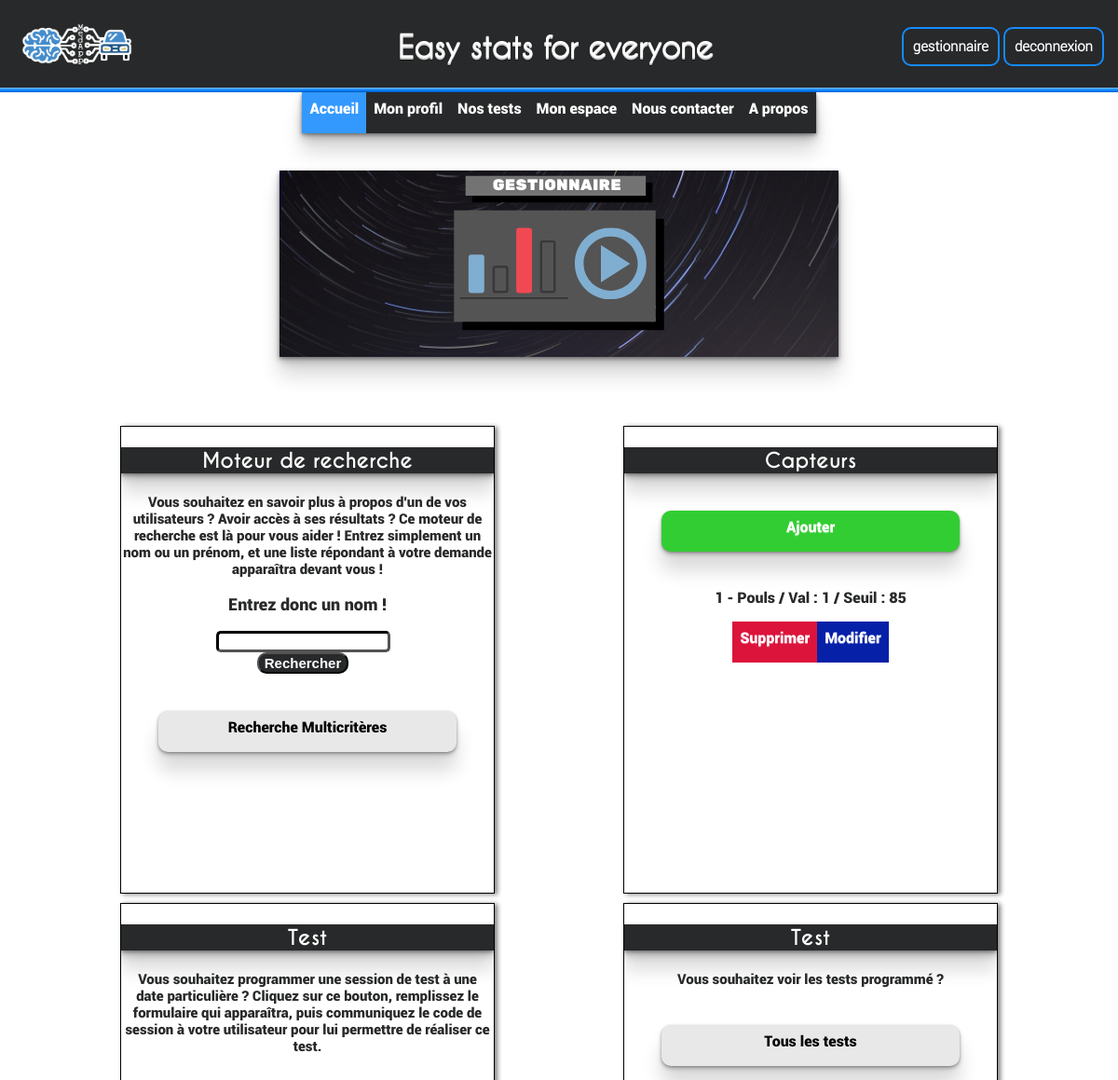
/page_gestionnaire.php (signed in, upper part), run on an earlier commit of the app's database.
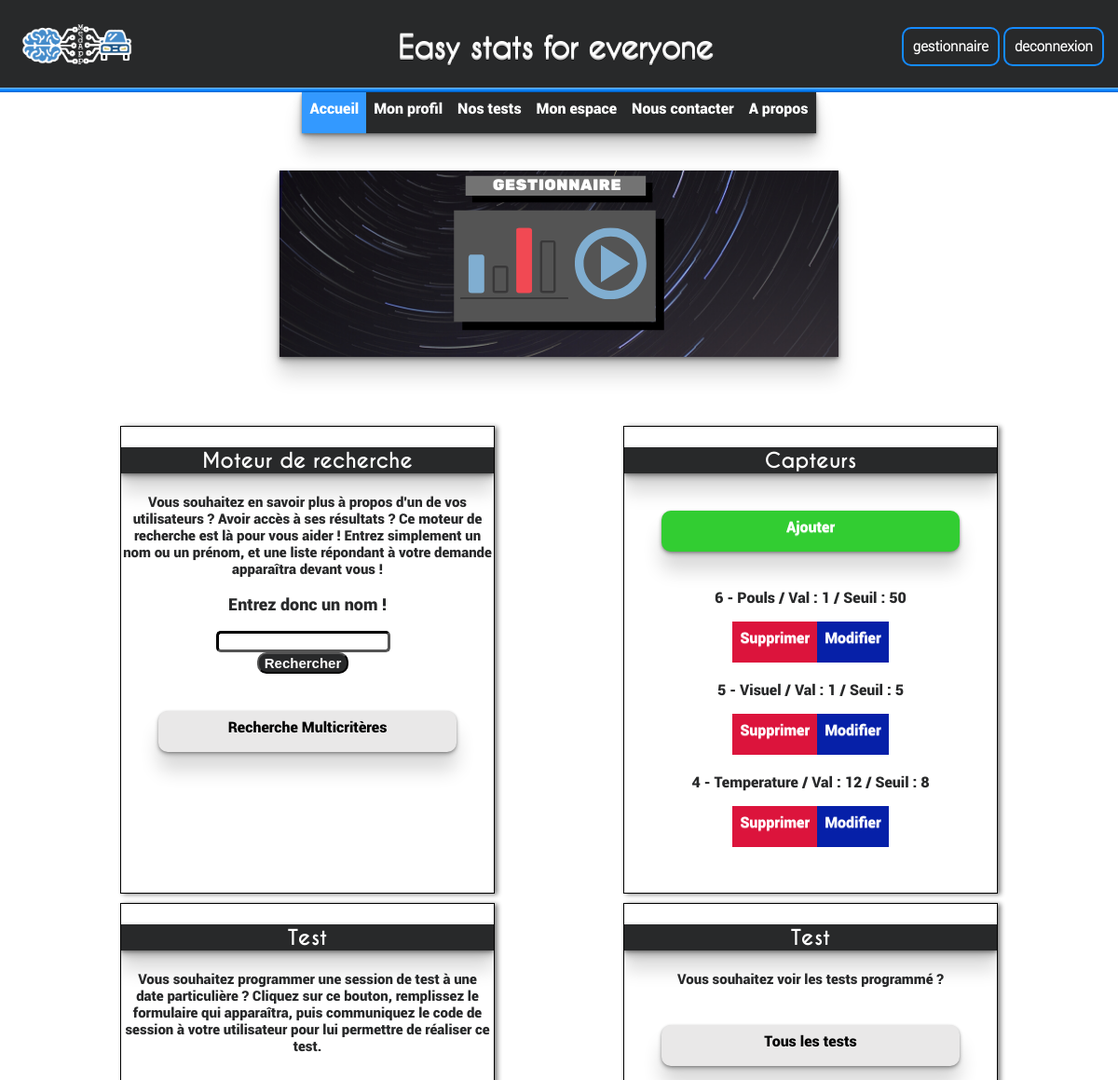
And on a later commit of the database.
### tables this page shows
CREATE TABLE IF NOT EXISTS `capteur` (
  `idCapteur` int(11) NOT NULL AUTO_INCREMENT,
  `Type` varchar(100) NOT NULL,
  `Valeur` double NOT NULL,
  `seuil` double NOT NULL,
  `Date` date DEFAULT NULL,
  `idBoitier` int(11) NOT NULL,
  PRIMARY KEY (`idCapteur`),
  KEY `idBoitier` (`idBoitier`)
);

### page_gestionnaire.php (called while the page is built, shortened)
<?php
include_once("includes/AccesBase.php");
$idBoit = $_SESSION['idBoitier'];
$capteurs = $db->query("SELECT * FROM capteur WHERE idBoitier='$idBoit'ORDER BY idCapteur DESC");
include_once('Vues/page_gestionnaire.vue.php');
?>

### includes/header.php (called while the page is built, shortened)
<?php
include_once('Vues/header.vue.php');
?>

### includes/footer.php (called while the page is built)
<?php
include_once('Vues/footer.vue.php');
?>

### Vues/page_gestionnaire.vue.php (the view, shortened to what this page needs)
<!DOCTYPE HTML>
<html>
  <head>
	<link rel="stylesheet" type="text/css" href="design/page_gestionnaire.css">
  </head>
  <body>
    <header><?php include_once('includes/header.php'); ?></header>
    <div id = "main">
      <div align="center">
        <img class="bannière" src="ressources/page_gestionnaire.png" alt="Alt text"/>
      </div>
      <div class="options">
        <div class="catégorie">
          <p class="titre_catég"> Moteur de recherche </p>
          <p class="intro"> Vous souhaitez en savoir plus à propos d'un de vos utilisateurs ? Avoir accès à ses résultats ? Ce moteur de
          recherche est là pour vous aider ! Entrez simplement un nom ou un prénom, et une liste répondant à votre demande apparaîtra devant vous ! </p>
          <center>
            <p class="titre_search"> Entrez donc un nom ! </p>
            <section class="moteur_recherche">
              <div class="recherche">
                <form method="post" action="resultat_recherche.php">
                    <input type="text" name="keywords" class="champ_saisie"><br/>
                    <input type="submit" value="Rechercher" class="bouton_recherche">
                </form>
              </div>
            </section>
          </center>
          <a class="création_test" href="rechercheMulticriteres.php">Recherche Multicritères</a>
        </div>
        <div class="catégorie">
          <p class="titre_catég"> Capteurs </p>
            <a class="Add_cap" href="add_capteur.php">Ajouter</a>
            <?php while($c = $capteurs->fetch()){ ?>
              <p class="capteur"><?= $c['idCapteur'] ?> - <?= $c['Type'] ?> / Val : <?=$c['Valeur'] ?>
              / Seuil :  <?= $c['seuil'] ?></p>
          <ul class="Actions">
            <li class="Del_cap"><a href="page_gestionnaire.php?delete_cap=<?= $c['idCapteur']?>" onclick="return confirm('Etes-vous sûr de vouloir effectuer la suppresion ?');">Supprimer</a></li>
            <li class="Modif_cap"><a href="page_capteur.php?modif_cap=<?= $c['idCapteur']?>">Modifier</a> </li>
          </ul>
          <?php } ?>
        </div>
        <div class="catégorie">
          <p class="titre_catég"> Test </p>
          <p class="intro"> Vous souhaitez programmer une session de test à une date particulière ? Cliquez sur ce bouton, remplissez le formulaire
          qui apparaîtra, puis communiquez le code de session à votre utilisateur pour lui permettre de réaliser ce test. </p>
        </div>
        <div class="catégorie">
          <p class="titre_catég"> Test </p>
          <p class="intro"> Vous souhaitez voir les tests programmé ?</p>
          <a class="création_test" href="affichageTest.php">Tous les tests</a>
        </div>
      </div>
    </div>
    <footer><?php include_once('includes/footer.php'); ?></footer>
  </body>
</html>

### Vues/header.vue.php
<link rel="stylesheet" type="text/css" href="design/header.css">
<div class="top_header">
	<a href="index.php"><img class="logo" src="ressources/logo_provisoire.png"></a>
	<div class="center">
		<div class="h_title" >
		  <div>
		    <h1 class="slogan"> Easy stats for everyone </h1>
		  </div>
		</div>
	</div>
	<div class = "co_ins">
	  <ul>
	       <?php
            if (empty($_SESSION['login'])){
              echo '<a class="at_coins" href="connexion.php">Connexion </a>
                    <a class="at_coins" href="Inscription.php">Inscription</a>';
            }
            else{
                echo '<a class="at_coins" href="Profil.php">'.$_SESSION['login'].'</a>
                      <a class="at_coins" href="deconnex.php">deconnexion</a>';
            }
            ?>
	  </ul>
	</div>
</div>
<div class="low_header">
	<ul class="menu">
	  <li class="limenu"><a class="title_menu" href="index.php">Accueil</a></li>
	  <li class="limenu"><a href="Profil.php">Mon profil</a></li>
	  <li class="limenu"><a href="session_test.php">Nos tests</a></li>
	  <li class="limenu"><a href="monEspace.php">Mon espace</a></li>
	  <?php if(!empty($_SESSION)) {
	  			if($_SESSION['Type']=='Utilisateur'){
	  	?>
	  <li class="limenu"><a href="participerTest.php">Participer à un test</a></li>
	  <?php } else{?><li class="limenu"><a href="FAQ.php#ancre_contact">Nous contacter</a></li>
	 	<?php } } else {?><li class="limenu"><a href="FAQ.php#ancre_contact">Nous contacter</a></li>
		<?php }?>
	  <li class="limenu"><a href="FAQ.php#ancre_propos">A propos</a></li>
	</ul>
</div>

### Vues/footer.vue.php (shortened to what this page needs)
<link rel="stylesheet" type="text/css" href="design/footer.css">

### design/page_gestionnaire.css (style rules this page uses)
body { margin:0; }
.bannière { box-shadow: 0 1px 3px rgba(0, 0, 0, .3), 0 3px 5px rgba(0, 0, 0, .2), 0 5px 10px rgba(0, 0, 0, .2), 0 20px 20px rgba(0, 0, 0, .15); }
.options { margin:5%; display:flex; justify-content: space-around; flex-wrap: wrap; }
.catégorie { overflow: auto; box-shadow: 3px 1px 5px grey; border: 1px solid black; width:400px; height: 500px; margin-top: 10px; }
.titre_catég { font-family: CaviarDreams-Bold; font-size: 22px; text-align: center; color: white; background-color: #28292A; box-shadow: 0 1px 3px rgba(0, 0, 0, .3), 0 3px 5px rgba(0, 0, 0, .2), 0 5px 10px rgba(0, 0, 0, .2), 0 20px 20px rgba(0, 0, 0, .15); }
.intro { margin: 2px; font-family: Roboto-Black; font-size: 15px; text-align: center; color: #28292A; }
.titre_search { font-family: Roboto-Black; font-size:18px; text-align: center; color: #28292A; }
.recherche { margin-right: 10px; }
.champ_saisie { border-radius: 5px; border-width: 3px; border-color: black; }
.bouton_recherche { border-radius: 10px; font-weight: bold; font-size:15px; color: white; background: #28292A; transition: all .2s; }
.création_test { font-family: Roboto-Black; display: block; text-align: center; color: black; text-decoration: none; margin: 10%; background-color: #e9e8e8; border-radius: 10px; padding: 8px 8px 17px 8px; text-shadow: 0 1px 0 rgba(255, 255, 255, .4); box-shadow: 0 1px 3px rgba(0, 0, 0, .3), 0 3px 5px rgba(0, 0, 0, .2), 0 20px 20px rgba(0, 0, 0, .15); transition: all .2s; }
.capteur { font-family: Roboto-Black; text-align: center; color: #28292A; }
.Add_cap { background-color: #32CD32; font-family: Roboto-Black; display: block; text-align: center; color: white; text-decoration: none; padding: 8px 8px 17px 8px; text-shadow: 0 1px 0 rgba(255, 255, 255, .4); margin:10%; border-radius:10px; box-shadow: 0 1px 3px rgba(0, 0, 0, .3), 0 3px 5px rgba(0, 0, 0, .2), 0 20px 20px rgba(0, 0, 0, .15); transition: all .4s; }
.Del_cap { background-color: #DC143C; }
.Modif_cap { background-color: #0620A8; }
.Actions { display:table; width:auto; margin: auto; padding: 0; list-style-type: none; margin-bottom: 5%; }
.Actions li { display: table-cell; }
.Actions li a { font-family: Roboto-Black; display: block; text-align: center; color: white; text-decoration: none; padding: 8px 8px 17px 8px; text-shadow: 0 1px 0 rgba(255, 255, 255, .4); transition: all .4s; }

### design/header.css (style rules this page uses)
.logo { height: 65px; width:auto; padding : 15px; margin-right: 100px; }
.top_header { background: #28292A; display : flex; flex-wrap: wrap; box-shadow: 0 -1px 0 hsl(210, 100%, 42%) inset, 0 -2px 0 hsl(210, 100%, 48%) inset, 0 -3px 0 hsl(210, 100%, 54%) inset, 0 -4px 0 hsl(210, 100%, 60%) inset, 0 -5px 0 hsl(210, 100%, 70%) inset; }
.center { margin: auto; }
h1 { text-align: center; }
.co_ins { padding-right: 15px; margin-top: auto; margin-bottom: auto; }
.at_coins { font:bold 15px Roboto-Light; color: white; text-decoration: none; padding:10px 10px 10px 10px; background: #28292A; border-radius:10px; border: 2px solid hsl(210, 100%, 54%); }
.slogan { font-family: CaviarDreams; color: white; text-shadow: 0 1px 0 #ccc, 0 2px 0 #b5b5b5, 0 3px 0 rgba(0,0,0,.5) ; }
.menu { display: table; width: auto; margin: auto; margin-bottom: 40px; padding: 0; background-color: #28292A; box-shadow: 0 1px 3px rgba(0, 0, 0, .3), 0 3px 5px rgba(0, 0, 0, .2), 0 5px 10px rgba(0, 0, 0, .2), 0 20px 20px rgba(0, 0, 0, .15); }
.menu li { display: table-cell; }
.limenu a { font-family: Roboto-Black; display: block; text-align: center; color: white; text-decoration: none; padding: 8px 8px 17px 8px; transition: all .3s; }
.title_menu { background-color: hsl(210, 100%, 60%); }

### design/footer.css (style rules this page uses)
body { min-height: 100%; }

What changed in the data, as far as the page shows it:
no longer on this page (row unchanged): capteur: idCapteur "1", Type "Pouls", Valeur "1", seuil "85"
added capteur: idCapteur "6", Type "Pouls", Valeur "1", seuil "50"
added capteur: idCapteur "5", Type "Visuel", Valeur "1", seuil "5"
added capteur: idCapteur "4", Type "Temperature", Valeur "12", seuil "8"
